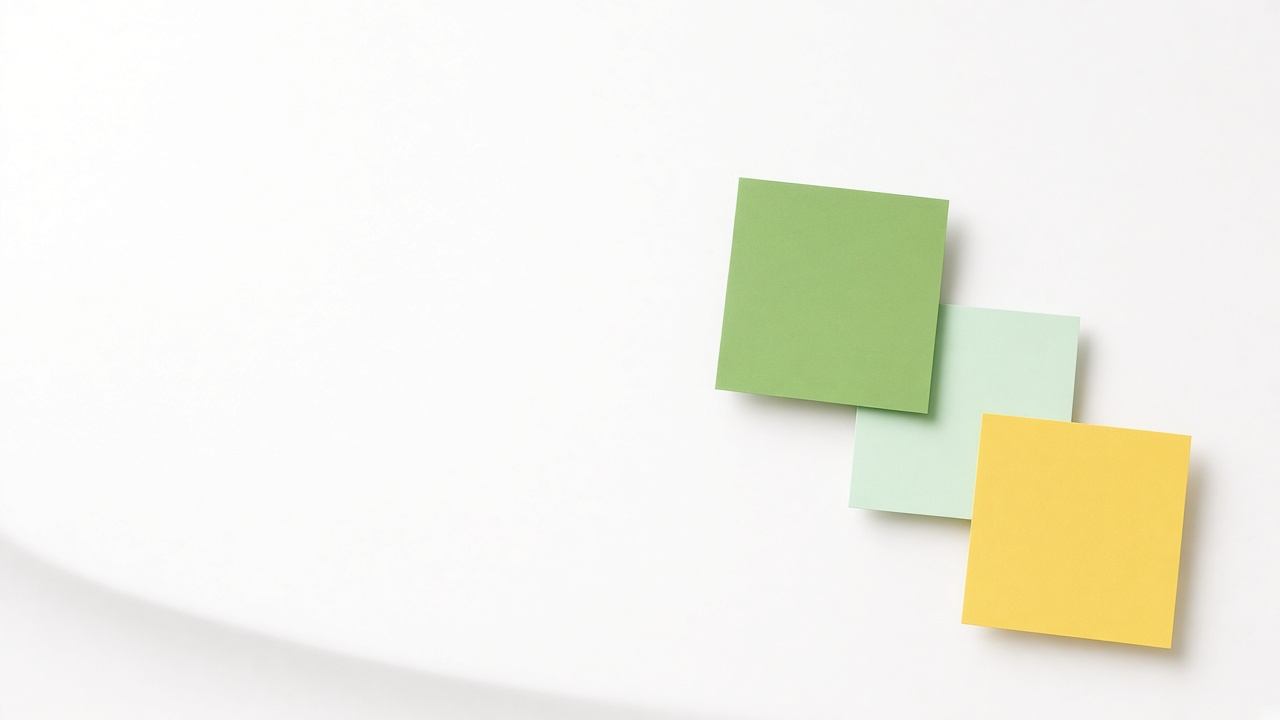
#> input picture organization/sticky-note/assets/templates/modern-v5/sources/art.jpg, 1280 x 720 px
$ python build.py
#> lines starting #> are read from the running program, lines starting #| are printed output that depends on the picture
import os
from PIL import Image, ImageDraw, ImageFont, ImageFilter
HERE = os.path.dirname(os.path.abspath(__file__))
ART = os.path.join(HERE, 'sources', 'art.jpg')
FONT = os.path.join(HERE, 'fonts', 'Outfit.ttf')
NOTE = os.path.join(HERE, 'sources', 'note.jpg')
TEXT=(0x1F,0x33,0x26); GREEN=(0x45,0xA1,0x63); YEL=(0xFF,0xDE,0x32); BASE=(0xF7,0xF9,0xF8)
def font(sz,style):
    f=ImageFont.truetype(FONT,sz); f.set_variation_by_name(style); return f
art=Image.open(ART).convert('RGB')
#> art is the input picture: PIL image 1280x720 RGB; mean R, G, B 241.7, 241.6, 231.5
def level(im,wp):  # levels: white point wp -> 255, background becomes pure white
    return im.point(lambda v: min(255,round(v*255/wp)))
import numpy as np
def whiten_bg(im,lo=222,hi=238):
    # push only near-white, low-saturation pixels to pure white; notes untouched
    a=np.asarray(im).astype(float); mn=a.min(2); mx=a.max(2)
    w=np.clip((mn-lo)/(hi-lo),0,1)*np.clip(1-(mx-mn-8)/12,0,1)
    return Image.fromarray(np.uint8(np.round(a+(255-a)*w[...,None])))
def tint_to(im,src_box,ref_rgb):
    a=np.asarray(im).astype(float); m=a[src_box[1]:src_box[3],src_box[0]:src_box[2]].reshape(-1,3).mean(0)
    sat=(a.max(2)-a.min(2)); w=np.clip((sat-15)/25,0,1)[...,None]   # only coloured note pixels
    return Image.fromarray(np.uint8(np.clip(a*(1-w)+a*(np.array(ref_rgb)/m)*w,0,255)))
ref=np.asarray(art)[460:600,1000:1150].reshape(-1,3).mean(0)  # header yellow note
#> ref = [247, 213.1, 103]
art=whiten_bg(art)
A0=np.asarray(art)
def samp(x0,y0,x1,y1): return A0[y0:y1,x0:x1].reshape(-1,3).mean(0)
NOTE_IM=Image.open(NOTE).convert('RGB')
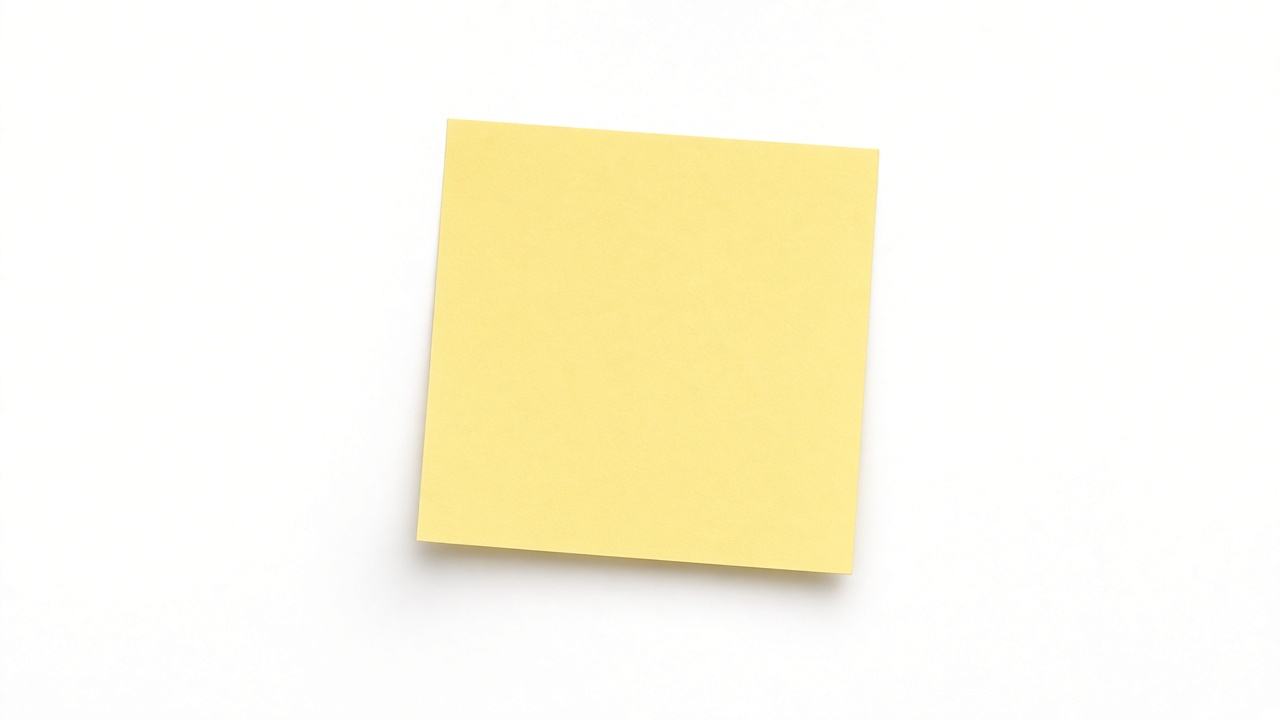
#> input picture organization/sticky-note/assets/templates/modern-v5/sources/note.jpg, 1280 x 720 px
#> NOTE_IM is the input picture: PIL image 1280x720 RGB; mean R, G, B 253, 248.9, 230.7
import colorsys
def boost(c,ds=2.6,dv=0.93):
    h,sa,v=colorsys.rgb_to_hsv(*[x/255 for x in c]); return tuple(255*x for x in colorsys.hsv_to_rgb(h,min(1,sa*ds),v*dv))
COLORS={'Fix it':(0x45,0xA1,0x63),
        "What we're working on":(0x8E,0xD6,0xAE),
        'Waiting on you':ref,
        'Parked for later':(0xA8,0xBF,0xA0),
        'To talk about':(0x9C,0xCF,0xD8),
        'Lessons learned':(0xD6,0xE8,0xA8),
        'To go over with [owner name]':(0xF7,0xB2,0x67)}
#> COLORS = {'Fix it': (69, 161, 99), "What we're working on": (142, 214, 174), 'Waiting on you': [247, 213.1, 103], 'Parked for later': (168, 191, 160), 'To talk about': (156, 207, 216), 'Lessons learned': (214, 232, 168), 'To go over with [owner name]': (247, 178, 103)}
notes={k:whiten_bg(tint_to(NOTE_IM,(500,200,800,500),v)) for k,v in COLORS.items()}
#> in tint_to, `m = a[src_box[1]:src_box[3], src_box[0]:src_box[2]].reshape(-1, 3).mea`: m = [252.4, 232.9, 146.1]
#> in tint_to, `sat = a.max(2) - a.min(2)`:
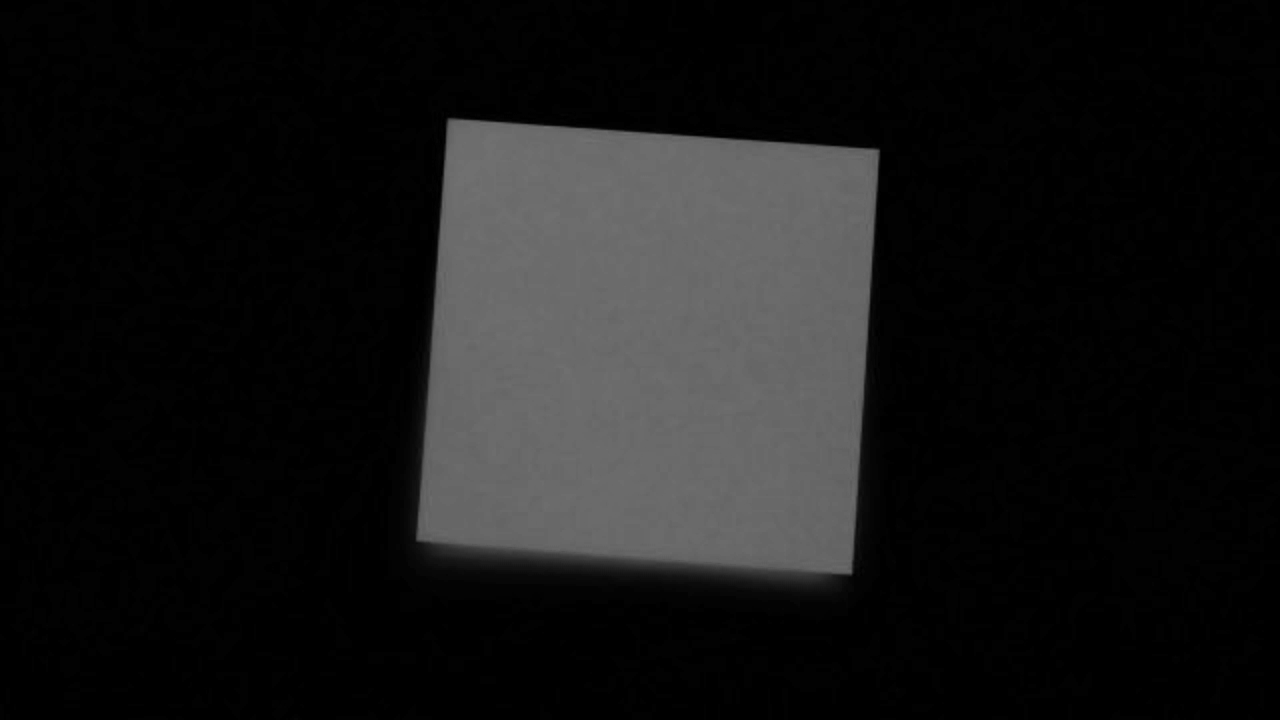
#> sat: shape (720, 1280) float64; min 0, max 113, mean 22.2
#> call 2 of whiten_bg, with lo = 222, hi = 238
#> in whiten_bg (call 2), `w=np.clip((mn-lo)/(hi-lo),0,1)*np.clip(1-(mx-mn-8)/12,0,1)`:
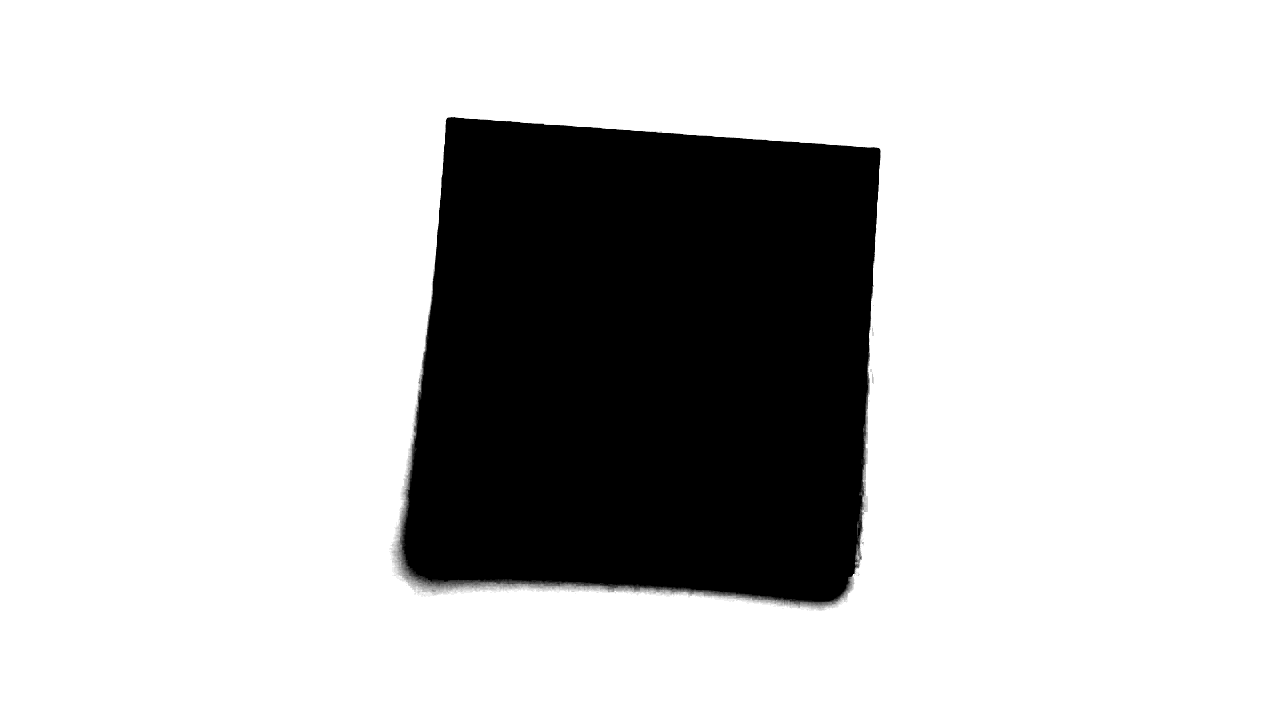
#> w: shape (720, 1280) float64; min 0, max 1, mean 0.778
#> in tint_to (call 7), `return Image.fromarray(np.uint8(np.clip(a*(1-w)+a*(np.array(ref_rgb)/m..`:
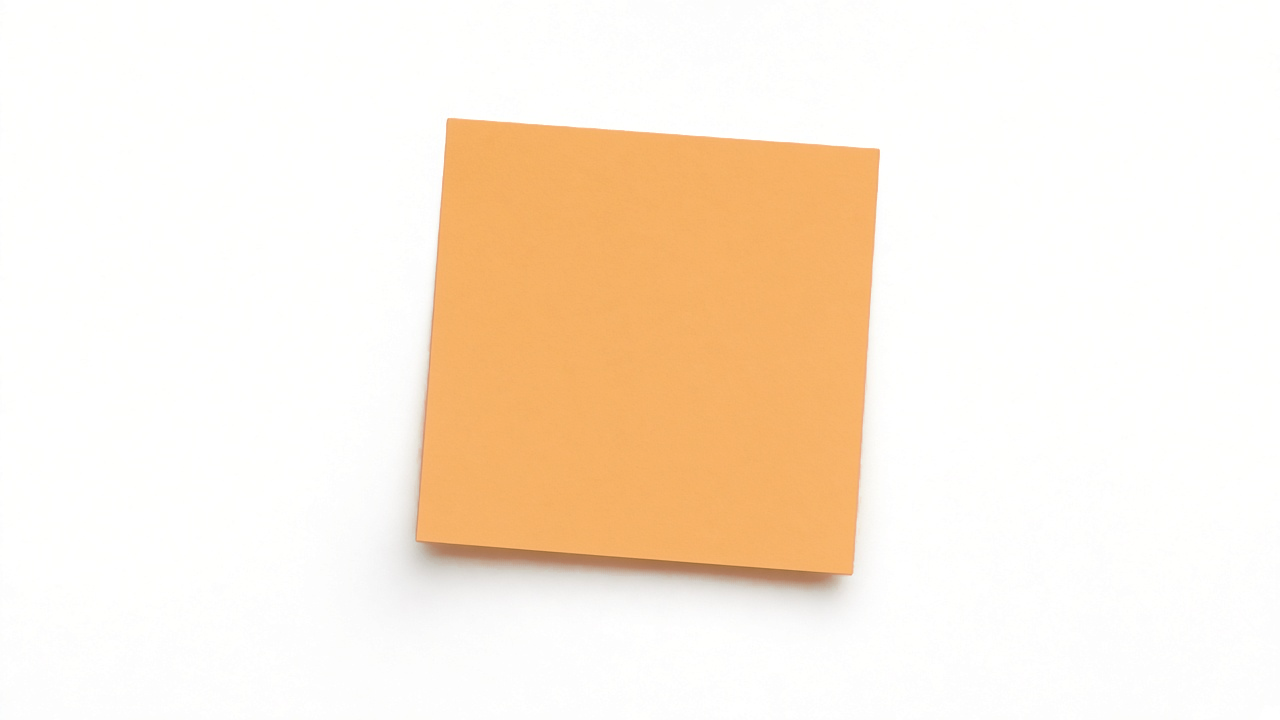
#> returned value: PIL image 1280x720 RGB; mean R, G, B 251.7, 237.5, 221.6
#> notes = 7 items
WHITE=(255,255,255)
def place(crop,size,bg,feather=160):
    """paste art crop at right of a bg canvas with feathered left edge"""
    W,H=size; c=crop.resize((int(crop.width*H/crop.height),H),Image.LANCZOS)
    can=Image.new('RGB',size,bg)
    m=Image.new('L',c.size,255); d=ImageDraw.Draw(m)
    for x in range(min(feather,c.width)): d.line([(x,0),(x,H)],fill=int(255*x/feather))
    can.paste(c,(W-c.width,0),m); return can
# Header: three notes, crop 1:1 region around notes
hdr=place(art.crop((540,120,1280,700)),(1600,400),WHITE,feather=60)
d=ImageDraw.Draw(hdr)
d.text((96,110),'Sticky Note',font=font(96,'Bold'),fill=TEXT)
#> (the run stopped early here; a loop or call above may not have finished)
